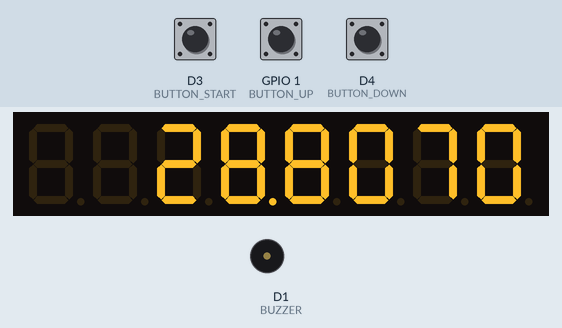
A sketch run on a simulated ESP8266 (NodeMCU). Shown: 8-digit seven-segment display, buzzer (waves = sounding, pin HIGH). Inputs (shaded band) come from the test bench; at power-on: GPIO 1 (BUTTON_UP) LOW, D3 (BUTTON_START) LOW, D4 (BUTTON_DOWN) LOW. What the sketch prints to the serial monitor is not drawn.

Above: at 1.25 s.
1.3 s: GPIO 1 (BUTTON_UP) pulled HIGH for 0.15 s
At 1.77 s:
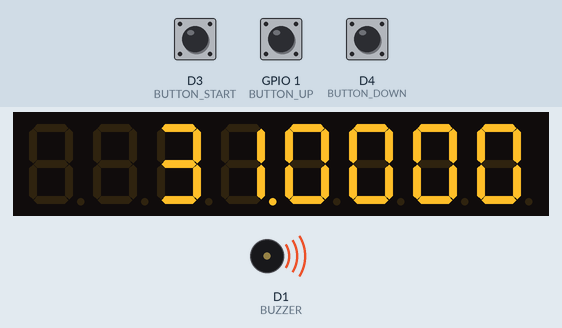
2.0 s: D3 (BUTTON_START) pulled HIGH for 0.15 s
At 2.38 s:
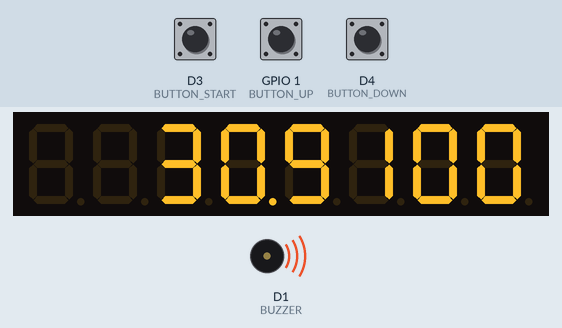
2.7 s: D4 (BUTTON_DOWN) pulled HIGH for 0.15 s
At 3.01 s:
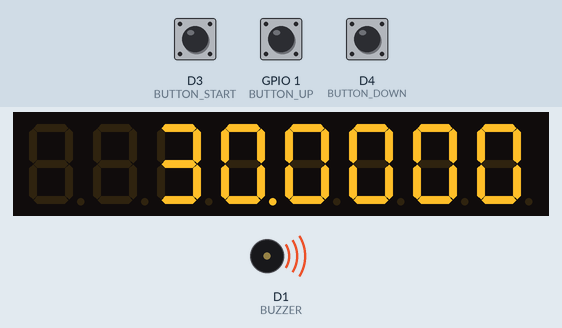
3.4 s: D3 (BUTTON_START) pulled HIGH for 1 s
At 3.65 s:
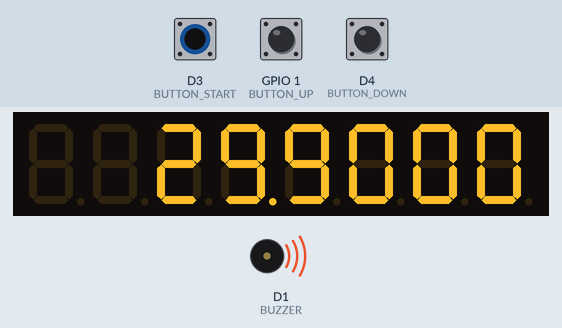
5.0 s: GPIO 1 (BUTTON_UP) pulled HIGH for 1 s
At 5.88 s:
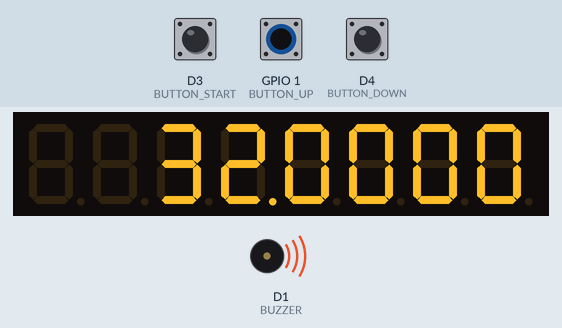
6.6 s: D4 (BUTTON_DOWN) pulled HIGH for 3.2 s
At 7.09 s:
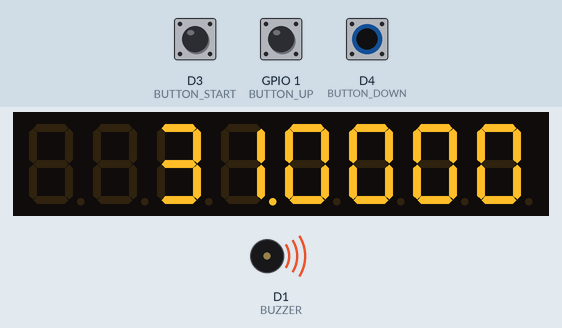
Timing chart, 0 to 11.4 s (numbered marks = the images above; inputs shaded):
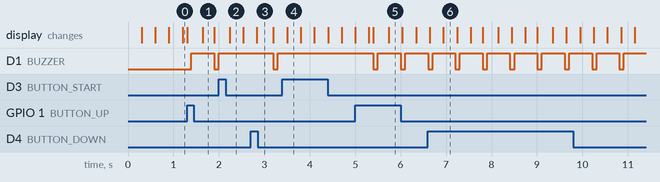

The sketch:

sketch_nov8a.ino
```cpp
#include "max7219.h"

#define LEFT 0
#define RIGHT 1

#define BUTTON_START D3
#define BUTTON_UP D10
#define BUTTON_DOWN D4
#define BUZZER D1     //!TEMPORARY once the buzzer is connected change this to proper port

#define BLINKTIME 500
#define BLINKSTOPTIME 100

#define MIN_STEP_TIME 10 //in ms

MAX7219 max7219;

enum devicemode_t {
  COUNTDOWN,
  TIMEOUT,
  STOP
};

devicemode_t mode = COUNTDOWN;

float countdown_reset_time = 30.000f;
float current_cd_time_left = 30.000f;
long last_mills;

void setup() {
  Serial.begin(115200);
  max7219.Begin();
  max7219.MAX7219_SetBrightness(90);
  pinMode(BUTTON_START, INPUT);
  pinMode(BUTTON_UP, INPUT);
  pinMode(BUTTON_DOWN, INPUT);
  pinMode(BUZZER, OUTPUT);
  last_mills = millis();
  mode = COUNTDOWN;
  countdown_reset_time = 30.0f;
  current_cd_time_left = countdown_reset_time;
}

void showTime()
{
  char buff[16];
  snprintf (buff, sizeof(buff), "%.3f0", current_cd_time_left);
  max7219.Clear();
  max7219.DisplayText(buff, RIGHT);
}

void showResetTime()
{
  char buff[16];
  snprintf (buff, sizeof(buff), "%.3f0", countdown_reset_time);
  Serial.write(buff);

  max7219.Clear();
  max7219.DisplayText(buff, RIGHT);
}

void stop_countdown()
{
  mode = STOP;
}

void adjust_start_time(float change)
{
  stop_countdown();
  countdown_reset_time += change;
  if(countdown_reset_time < 1.0f)
  {
    countdown_reset_time = 9999.0f;
  }
  if(countdown_reset_time > 9999.0f)
  {
    countdown_reset_time = 1.0f;
  }
}

void startcountdown()
{
  current_cd_time_left = countdown_reset_time;
  mode = COUNTDOWN;
}

long timeout_time = 0;
bool timeout_blink = false;
void startTimeout()
{
  mode = TIMEOUT;
  timeout_time = 0;
}

void countdown(long deltat)
{
  current_cd_time_left -= deltat / 1000.0f;
  if(current_cd_time_left <= 0.0f)
  {
    startTimeout();
    current_cd_time_left = 0.0f;
    return;
  }
  showTime();
}


void timeout(long deltat)
{
    timeout_time += deltat;
    if(mode == TIMEOUT)
    {
      if(timeout_time >= BLINKTIME)
      {
        timeout_blink = !timeout_blink;
        timeout_time = 0;
      }
    }
    if(mode == STOP)
    {
      if((timeout_time >= BLINKSTOPTIME && !timeout_blink) || (timeout_time >= BLINKTIME && timeout_blink))
      {
        timeout_blink = !timeout_blink;
        timeout_time = 0;
      }
    }
    if(timeout_blink)
    {
      digitalWrite(BUZZER, HIGH);
      if(mode == TIMEOUT)
      {
        max7219.Clear();
        max7219.DisplayText("   0.0000", RIGHT);
      }
      if(mode == STOP)
      {
        showResetTime();
      }
    }
    else
    {
      digitalWrite(BUZZER, LOW);
      max7219.Clear();
    }
}

void checkbuttons(long deltat)
{
  static bool last_pressed_start  = false;
  static bool last_pressed_up     = false;
  static bool last_pressed_down   = false;

  bool pressed_start = digitalRead(BUTTON_START);
  if(pressed_start)
  {
    Serial.write("Pressed start\n");
  }

  static long pressed_start_time;

  bool pressed_up    = digitalRead(BUTTON_UP);
  if(pressed_up)
  {
    Serial.write("Pressed up\n");
  }
  static long pressed_up_time;
  static long pressed_up_delay;
  static int  pressed_up_count;

  bool pressed_down  = digitalRead(BUTTON_DOWN);
  if(pressed_down)
  {
    Serial.write("Pressed Down\n");
  }
  static long pressed_down_time;
  static long pressed_down_delay;
  static int  pressed_down_count;

  if(pressed_up)
  {
    if(last_pressed_up == false)
    {
      pressed_up_time = 0;
      pressed_up_delay = 500;
      pressed_up_count = 1;
      adjust_start_time(1.0f);
    }
    else
    {
      pressed_up_time += deltat;
      if(pressed_up_time >= pressed_up_delay)
      {
        pressed_up_time = 0;
        pressed_up_count += 1;
        adjust_start_time(1.0f);
        if(pressed_up_count >= 5)
        {
          pressed_up_delay = 100;
        }
        if(pressed_up_count > 20)
        {
          adjust_start_time(4.0f);
        }

      }
    }
  }

  if(pressed_down)
  {
    if(last_pressed_down == false)
    {
      pressed_down_time = 0;
      pressed_down_delay = 500;
      pressed_down_count = 1;
      adjust_start_time(-1.0f);
    }
    else
    {
      pressed_down_time += deltat;
      if(pressed_down_time >= pressed_down_delay)
      {
        pressed_down_time = 0;
        pressed_down_count += 1;
        adjust_start_time(-1.0f);
        if(pressed_down_count >= 5)
        {
          pressed_down_delay = 100;
        }
        if(pressed_down_count > 20)
        {
          adjust_start_time(-4.0f);
        }
      }
    }
  }

  if(pressed_start && last_pressed_start == false)
  {
    pressed_start_time = 0;
  }
  if(pressed_start)
  {
    pressed_start_time += deltat;
    if(pressed_start_time > 2000)
    {
      stop_countdown();
    }
  }

  if(last_pressed_start == false && pressed_start == true)
  {
    if(mode == COUNTDOWN || mode == STOP)
    {
      //Serial.println("button D4 released");
      startcountdown();
    }
    else
    {
       // if time ran out before button was pressed, go to pause mode instead of restarting
       // makes noticing running out of time just before pressing button easier.
      stop_countdown();
    }
  }
  if(last_pressed_start == true && pressed_start == false && mode == COUNTDOWN)
  {
    //restart timer after releasing button to make it feel more fair.
    startcountdown();
  }
  last_pressed_start = pressed_start;
  last_pressed_up    = pressed_up;
  last_pressed_down  = pressed_down;
}


void loop() {
  long new_mills = millis();
  int delta = new_mills - last_mills;
  if(delta >= MIN_STEP_TIME)
  {
    last_mills = new_mills;
    checkbuttons(delta);
    switch(mode)
    {
      case COUNTDOWN:
        countdown(delta);
        break;
      case TIMEOUT:
        timeout(delta);
        break;
      case STOP:
        timeout(delta);
        break;
    }
  }
}
```

Measured:
- after the input at 1.3 s, D1 (BUZZER): LOW → HIGH after 0.09 s, → LOW 0.50 s later, → HIGH 0.10 s later
- after the input at 2.0 s, D1 (BUZZER): stays HIGH (without the input it goes to LOW after 0.50 s); the display: changes after 0.24 s (image 2)
- after the input at 2.7 s, D1 (BUZZER): HIGH → LOW after 0.49 s, → HIGH 0.10 s later
- after the input at 3.4 s, D1 (BUZZER): stops changing and stays HIGH; the display: changes after 0.10 s (image 4)
- after the input at 5.0 s, D1 (BUZZER): alternates HIGH for 0.50 s and LOW for 0.10 s, starting after 0.40 s
- after the input at 6.6 s, the display: first differs from a run without the input after 0.34 s (image 6)
